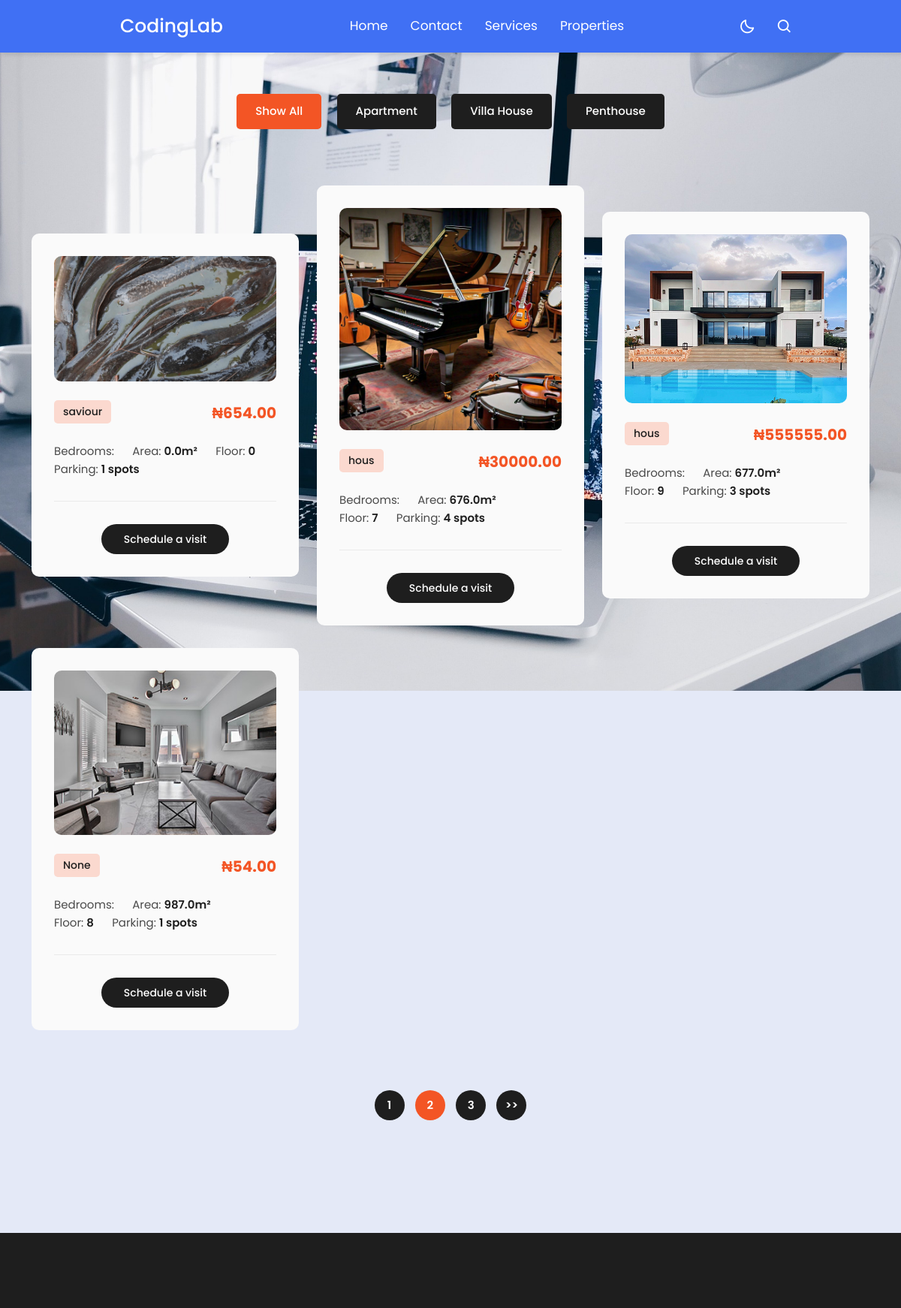
Page /properties/ on the committed database.
### myapp/models.py (models this page shows, shortened)
class Product(models.Model):
    name = models.CharField(max_length=100)
    price = models.DecimalField(max_digits=10, decimal_places=2)
    category = models.ForeignKey(Category, on_delete=models.SET_NULL, null=True, blank=True)
    image = models.ImageField(upload_to='products/')
    description = models.TextField(blank=True, null=True)
    is_active = models.BooleanField(default=True)
    slug = models.SlugField(unique=True, default="default-slug")
    bathrooms = models.IntegerField(default=1)
    area = models.FloatField(default=0.0)
    floor = models.IntegerField(default=0)
    parking = models.IntegerField(default=1)

class Category(models.Model):
    name = models.CharField(max_length=50)
    image = models.ImageField(upload_to='category_images/', null=True, blank=True)
    slug = models.SlugField(unique=True, default="default-slug")
    def __str__(self):
        return self.name
    class Meta:
        verbose_name = 'Category'
        verbose_name_plural = 'Categories'

### myapp/views.py (the view)
# urls.py: path('properties/', views.properties, name='properties'),
def properties(request):
    products = Product.objects.all()
    return render(request, 'properties.html', {'products': products})

### myapp/templates/properties.html (shortened to what this page needs)
<!DOCTYPE html>
<html lang="en">
  {% load static %}
  <head>
    <link href="{% static 'bootstrap.min.css'%}" rel="stylesheet">
    <link rel="stylesheet" href="{% static 'fontawesome.css'%}">
    <link rel="stylesheet" href="{% static 'school.css'%}">
    <link rel="stylesheet" href="{% static 'owl.css'%}">
    <link rel="stylesheet" href="{% static 'animate.css'%}">
    <link rel="stylesheet"href="https://unpkg.com/swiper@7/swiper-bundle.min.css"/>
  </head>
<body>
  {% include  'nav.html'%}
  <div class="section properties">
    <div class="container">
      <ul class="properties-filter">
        <li>
          <a class="is_active" href="#!" data-filter="*">Show All</a>
        </li>
        <li>
          <a href="#!" data-filter=".adv">Apartment</a>
        </li>
        <li>
          <a href="#!" data-filter=".str">Villa House</a>
        </li>
        <li>
          <a href="#!" data-filter=".rac">Penthouse</a>
        </li>
      </ul>
      <div class="row properties-box">
        {% for product in products %}
        <div class="col-lg-4 col-md-6 align-self-center mb-30 properties-items">
            <div class="item">
                <a href="property-details.html">
                    {% if product.image %}
                    <img src="{{ product.image.url }}" alt="{{ product.name }}" >
                    {% else %}
                    <img src="{% static 'images/default-house.jpg' %}" alt="No image available">
                    {% endif %}
                </a>
                <span class="category">{{ product.category }}</span>
                <h6>₦{{ product.price }}</h6>
                <ul>
                    <li>Bedrooms: </li>
                    <li>Area: <span>{{ product.area }}m²</span></li>
                    <li>Floor: <span>{{ product.floor }}</span></li>
                    <li>Parking: <span>{{ product.parking }} spots</span></li>
                </ul>
                <div class="main-button">
                    <a href="https://wa.me/2349058387962">Schedule a visit</a>
                </div>
            </div>
        </div>
        {% endfor %}
      </div>
      <div class="row">
        <div class="col-lg-12">
          <ul class="pagination">
            <li><a href="#">1</a></li>
            <li><a class="is_active" href="#">2</a></li>
            <li><a href="#">3</a></li>
            <li><a href="#">>></a></li>
          </ul>
        </div>
      </div>
    </div>
  </div>
  <footer>
  </footer>
  </body>
</html>

### myapp/static/school.css (style rules this page uses)
html, body, div, span, applet, object, iframe, h1, h2, h3, h4, h5, h6, p, blockquote, div pre, a, abbr, acronym, address, big, cite, code, del, dfn, em, font, img, ins, kbd, q, s, samp, small, strike, strong, sub, sup, tt, var, b, u, i, center, dl, dt, dd, ol, ul, li, figure, header, nav, section, article, aside, footer, figcaption { margin: 0; padding: 0; border: 0; outline: 0; }
ul, li { padding: 0; margin: 0; list-style: none; }
header, nav, section, article, aside, footer, hgroup { display: block; }
* { box-sizing: border-box; }
html, body { font-family: 'Poppins', sans-serif; -ms-text-size-adjust: 100%; -webkit-font-smoothing: antialiased; -moz-osx-font-smoothing: grayscale; }
a { text-decoration: none !important; }
h1, h2, h3, h4, h5, h6 { color: #1e1e1e; margin-top: 0px; margin-bottom: 0px; font-weight: 700; }
ul { margin-bottom: 0px; }
img { width: 100%; overflow: hidden; }
html, body { font-family: 'Poppins', sans-serif; }
.section { margin-top: 120px; }
.main-button a { display: inline-block; background-color: #1e1e1e; color: #fff; font-size: 14px; font-weight: 500; height: 40px; line-height: 40px; padding: 0px 30px; border-radius: 25px; transition: all .3s; }
.properties .item { background-color: #fafafa; border-radius: 10px; padding: 30px; margin-bottom: 30px; }
.properties .item img { border-radius: 10px; }
.properties .item span.category { background-color: #fbd9cf; font-weight: 500; border-radius: 5px; font-size: 14px; color: #1e1e1e; padding: 5px 12px; display: inline-block; margin-top: 25px; }
.properties .item ul li { display: inline-block; font-size: 15px; color: #4a4a4a; margin-right: 20px; }
.properties .item ul li span { font-weight: 600; color: #1e1e1e; }
.properties .item ul { border-bottom: 1px solid #eaeaea; margin-bottom: 30px; padding-bottom: 30px; }
.properties .item h6 { font-size: 20px; color: #f35525; margin-top: 6px; display: inline-block; float: right; margin-top: 30px; }
.properties .item .main-button { text-align: center; }
footer { margin-top: 150px; background-color: #1e1e1e; min-height: 100px; }
.properties ul.properties-filter { list-style: none; text-align: center; margin-bottom: 70px; }
.properties ul.properties-filter li { display: inline-block; margin: 5px 8px; }
.properties ul.properties-filter li a { display: inline-block; text-align: center; font-size: 15px; text-transform: capitalize; font-weight: 500; color: #fff; background-color: #1e1e1e; padding: 12px 25px; border-radius: 5px; transition: all .3s; }
.properties ul.properties-filter li a.is_active { background-color: #f35525; color: #fff; }
.properties ul.pagination { margin-top: 50px; text-align: center; width: 100%; display: inline-block; }
.properties ul.pagination li { display: inline-block; margin: 0px 5px; }
.properties ul.pagination li a { display: inline-block; width: 40px; height: 40px; line-height: 40px; text-align: center; background-color: #1e1e1e; color: #fff; font-size: 15px; font-weight: 600; border-radius: 50%; transition: all .3s; }
.properties ul.pagination li a:hover, .properties ul.pagination li a.is_active { background-color: #f35525; color: #fff; }
body { overflow-x: hidden; }

### myapp/templates/style.css (style rules this page uses)
* { margin: 0; padding: 0; }
body { min-height: 100vh; background: url('laptop.jpg'); background-size: cover; background-repeat: no-repeat; background-position: center; font-family: 'Segoe UI', Tahoma, Geneva, Verdana, sans-serif; }

### myapp/templates/nav.html (style rules this page uses)
* { margin: 0; padding: 0; box-sizing: border-box; font-family: 'Poppins', sans-serif; transition: all 0.4s ease;; }
:root { --body-color: #E4E9F7; --nav-color: #4070F4; --side-nav: #010718; --text-color: #FFF; --search-bar: #F2F2F2; --search-text: #010718; }
body { height: 100vh; background-color: var(--body-color); }

### rows in the picture
Product: image (picture), category "saviour", price "654.00", area "0.0", floor "0", parking "1"
Product: image (picture), category "hous", price "30000.00", area "676.0", floor "7", parking "4"
Product: image (picture), category "hous", price "555555.00", area "677.0", floor "9", parking "3"
Product: image (picture), category "None", price "54.00", area "987.0", floor "8", parking "1"
